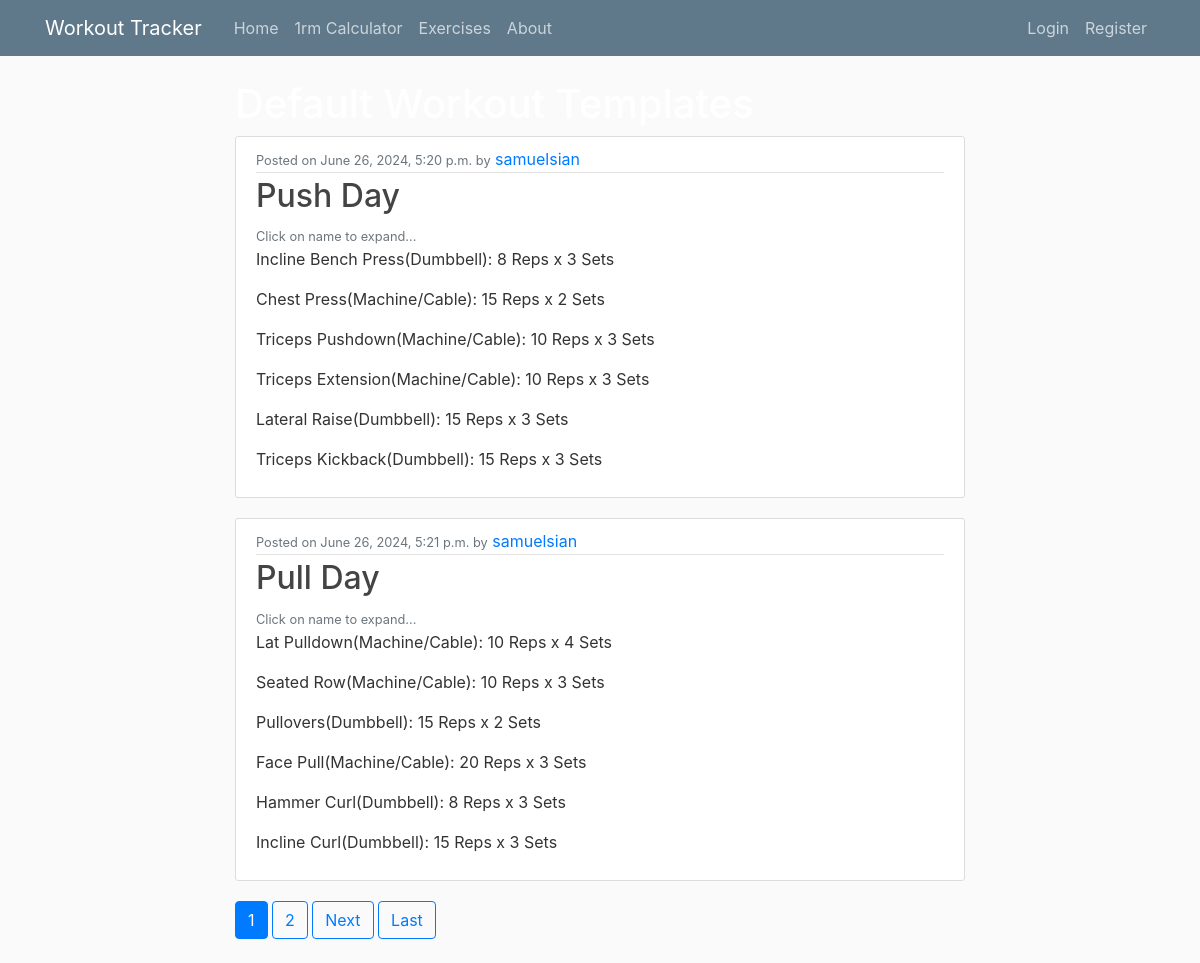
The page / on the database its author committed.
### tracker/models.py (models this page shows, shortened)
class Template(models.Model):
    name = models.CharField(max_length=100)
    last_updated = models.DateTimeField(auto_now=True)
    author = models.ForeignKey(User, on_delete=models.CASCADE)
    exercises = models.ManyToManyField(Exercise, through='TemplateExercise')
    class Meta:
        ordering = ['last_updated']

class Exercise(models.Model):
    name = models.CharField(max_length=100)
    muscle = models.ForeignKey(Muscle, on_delete=models.CASCADE)
    category = models.ForeignKey(Category, on_delete=models.CASCADE)
    img = models.ImageField(default='defaultExercise.png', upload_to='exercise_pics', null=True)
    class Meta:
        ordering = ['muscle']

class Category(models.Model):
    name = models.CharField(max_length=30)
    class Meta:
        ordering = ['name']
    def __str__(self):
        return self.name

class TemplateExercise(models.Model):
    template = models.ForeignKey(Template, on_delete=models.CASCADE)
    exercise = models.ForeignKey(Exercise, on_delete=models.CASCADE)
    sets = models.IntegerField()
    reps = models.IntegerField()
    class Meta:
        unique_together = ('template','exercise')

### tracker/views.py (the view)
# urls.py: path('', TemplateListView.as_view(), name='tracker-home'),
class TemplateListView(ListView):
    model = Template # The model to query for the list view
    template_name = 'tracker/home.html' # template ListView uses
    context_object_name = 'templates'
    paginate_by = 2
    def get_queryset(self):
        current_user = self.request.user
        return Template.objects.filter(author=1)
    def get_context_data(self, **kwargs):
        context = super().get_context_data(**kwargs)
        context['exercises'] = Exercise.objects.all()
        context['template_exercise'] = TemplateExercise.objects.all()
        return context

### tracker/templates/tracker/home.html (shortened to what this page needs)
{% extends "tracker/base.html" %}
{% block content %}
    <div>
        <h1 class="text-white">Default Workout Templates</h1>
    </div>
    {% for template in templates%}
        <article class="media content-section">
            <div class="media-body">
                <div class="article-metadata">
                    <small class="text-muted">Posted on {{ template.last_updated }} by</small>
                    <a class="mr-2" href="#">{{ template.author }}</a>
                </div>
                <h2><a class="article-title" href="{% url 'template-detail' template.id %}">{{ template.name }}</a></h2>
                <small class="text-muted">Click on name to expand...</small>
                {% for tempExer in template_exercise %}
                    {% if tempExer.template == template %}
                        {% for exer in exercises %}
                            {% if tempExer.exercise == exer %}
                            <p class="article-content">{{ exer.name }}({{ exer.category}}): {{ tempExer.reps }} Reps x {{ tempExer.sets }} Sets </p>
                            {% endif %}
                        {% endfor %}
                    {% endif %}
                {% endfor %}
            </div>
        </article>
    {% endfor %}
    {% if is_paginated %}
        {% for num in page_obj.paginator.page_range %}
            {% if page_obj.number == num %}
                <a class="btn btn-primary mb-4" href="?page={{ num }}">{{ num }}</a>
            {% elif num > page_obj.number|add:'-3' and num < page_obj.number|add:'3' %}
                <a class="btn btn-outline-primary mb-4" href="?page={{ num }}">{{ num }}</a>
            {% endif %}
        {% endfor %}
        {% if page_obj.has_next %}
            <a class="btn btn-outline-primary mb-4" href="?page={{ page_obj.next_page_number}}">Next</a>
            <a class="btn btn-outline-primary mb-4" href="?page={{ page_obj.paginator.num_pages }}">Last</a>
        {% endif %}
    {% endif %}
{% endblock content %}

### tracker/static/tracker/main.css (style rules this page uses)
body { background: #fafafa; color: #333333; margin-top: 5rem; background-image: url('./images/bg1.jpg'); background-size: cover; background-repeat: no-repeat; }
h1, h2, h3, h4, h5, h6 { color: #444444; }
.content-section { background: #ffffff; padding: 10px 20px; border: 1px solid #dddddd; border-radius: 3px; margin-bottom: 20px; }
.article-title { color: #444444; }
.article-content { white-space: pre-line; }
.article-metadata { padding-bottom: 1px; margin-bottom: 4px; border-bottom: 1px solid #e3e3e3 }

### rows shown on the page
Template: last_updated "June 26, 2024, 5:20 p.m.", author "samuelsian", name "Push Day"
TemplateExercise: reps "8", sets "3"
Exercise: name "Incline Bench Press", category "Dumbbell"
TemplateExercise: reps "15", sets "2"
Exercise: name "Chest Press", category "Machine/Cable"
TemplateExercise: reps "10", sets "3"
Exercise: name "Triceps Pushdown", category "Machine/Cable"
TemplateExercise: reps "10", sets "3"
Exercise: name "Triceps Extension", category "Machine/Cable"
TemplateExercise: reps "15", sets "3"
Exercise: name "Lateral Raise", category "Dumbbell"
TemplateExercise: reps "15", sets "3"
Exercise: name "Triceps Kickback", category "Dumbbell"
Template: last_updated "June 26, 2024, 5:21 p.m.", author "samuelsian", name "Pull Day"
TemplateExercise: reps "10", sets "4"
Exercise: name "Lat Pulldown", category "Machine/Cable"
TemplateExercise: reps "10", sets "3"
Exercise: name "Seated Row", category "Machine/Cable"
TemplateExercise: reps "15", sets "2"
Exercise: name "Pullovers", category "Dumbbell"
TemplateExercise: reps "20", sets "3"
Exercise: name "Face Pull", category "Machine/Cable"
TemplateExercise: reps "8", sets "3"
Exercise: name "Hammer Curl", category "Dumbbell"
TemplateExercise: reps "15", sets "3"
Exercise: name "Incline Curl", category "Dumbbell"

### other values the page prints
{{ num }} "1"
{{ num }} "2"
